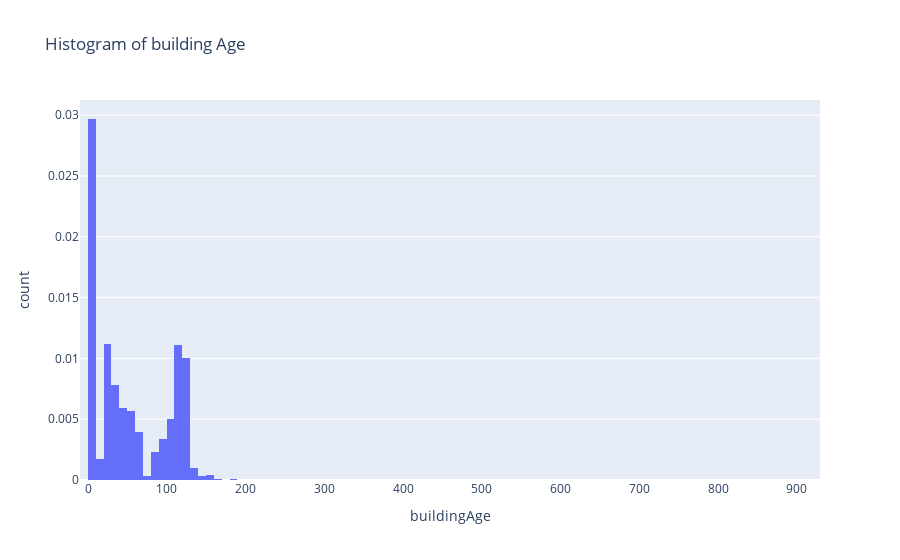

Notebook cell for this chart:
### Markdown cell above
## Building age

### Code cell
# distribution of building Age

fig = px.histogram(data_2, x="buildingAge",
                   nbins = 100,
                   title='Histogram of building Age'
                   ,
                  histnorm='probability density',
                  )
fig.show()

### Figure 1 — Plotly figure (JSON) as saved in the notebook; plotly's stock layout.template omitted (floating-point values rounded to 4 significant figures; data arrays with more than 128 entries replaced by an {"elided": "..."} marker saying what was removed)
{"data": [{"alignmentgroup": "True", "bingroup": "x", "histnorm": "probability density", "hovertemplate": "buildingAge=%{x}<br>count=%{y}<extra></extra>", "legendgroup": "", "marker": {"color": "#636efa"}, "name": "", "nbinsx": 100, "offsetgroup": "", "orientation": "v", "showlegend": false, "type": "histogram", "x": {"elided": "10436 int values"}, "xaxis": "x", "yaxis": "y"}], "layout": {"barmode": "relative", "legend": {"tracegroupgap": 0}, "title": {"text": "Histogram of building Age"}, "xaxis": {"anchor": "y", "domain": [0, 1], "title": {"text": "buildingAge"}}, "yaxis": {"anchor": "x", "domain": [0, 1], "title": {"text": "count"}}}}
